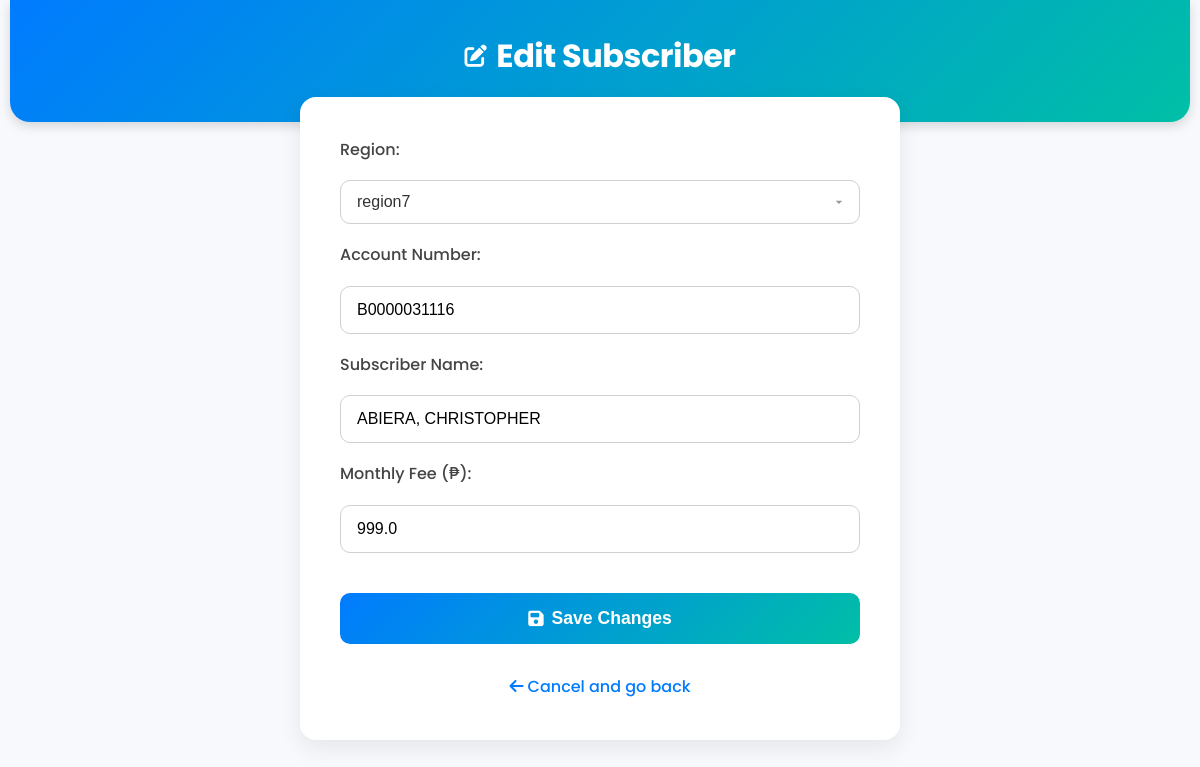
The page /edit/27 on the database its author committed.
### tables this page shows
CREATE TABLE subscribers (
        id INTEGER PRIMARY KEY AUTOINCREMENT,
        region TEXT NOT NULL,
        account_number TEXT NOT NULL UNIQUE,
        name TEXT NOT NULL,
        monthly_fee REAL NOT NULL
    );

### app.py (the view, shortened to what this page needs)
@app.route("/edit/<int:id>", methods=["GET", "POST"])
def edit_subscriber(id):
    conn = get_db_conn()
    subscriber_to_edit = conn.execute(
        "SELECT * FROM subscribers WHERE id = ?", (id,)
    ).fetchone()
    conn.close()
    if subscriber_to_edit is None:
        flash("Subscriber not found.", "error")
        return redirect(url_for("admin"))
    return render_template("subscriber_form.html", subscriber=subscriber_to_edit)

### app.py (called while the page is built)
def get_db_conn():
    conn = sqlite3.connect(DATABASE_FILE)
    conn.row_factory = sqlite3.Row
    return conn

### templates/subscriber_form.html (shortened to what this page needs)
<!DOCTYPE html>
<html lang="en">
<head>
    <link rel="stylesheet" href="{{ url_for('static', filename='style.min.css') }}">
</head>
<body>
    <header>
        <h1>
            {% if subscriber %}
            <i class="fas fa-edit"></i> Edit Subscriber
            {% else %}
            <i class="fas fa-plus-circle"></i> Add New Subscriber
            {% endif %}
        </h1>
    </header>
    <div class="container" style="max-width: 600px;">
        <form method="POST" action="">
            <label for="region">Region:</label>
            <input type="text" id="region" name="region" placeholder="e.g., region7"
                value="{{ subscriber.region if subscriber }}" required>
            <label for="account_number">Account Number:</label>
            <input type="text" id="account_number" name="account_number"
                value="{{ subscriber.account_number if subscriber }}" required>
            <label for="name">Subscriber Name:</label>
            <input type="text" id="name" name="name" value="{{ subscriber.name if subscriber }}" required>
            <label for="monthly_fee">Monthly Fee (₱):</label>
            <input type="number" step="0.01" id="monthly_fee" name="monthly_fee" placeholder="e.g., 999.00"
                value="{{ subscriber.monthly_fee if subscriber }}" required>
            <button type="submit" class="btn-main">
                <i class="fas fa-save"></i>
                {{ 'Save Changes' if subscriber else 'Add Subscriber' }}
            </button>
        </form>
        <a href="{{ url_for('admin') }}" class="back-link" style="text-align: center; width: 100%;">
            <i class="fas fa-arrow-left"></i> Cancel and go back
        </a>
    </div>
</body>
</html>

### rows shown on the page
subscribers: region "region7", account_number "B0000031116", name "ABIERA, CHRISTOPHER", monthly_fee "999.0"

### other values the page prints
{{ 'Save Changes' if subscriber else 'Add Subscriber' }} "Save Changes"
